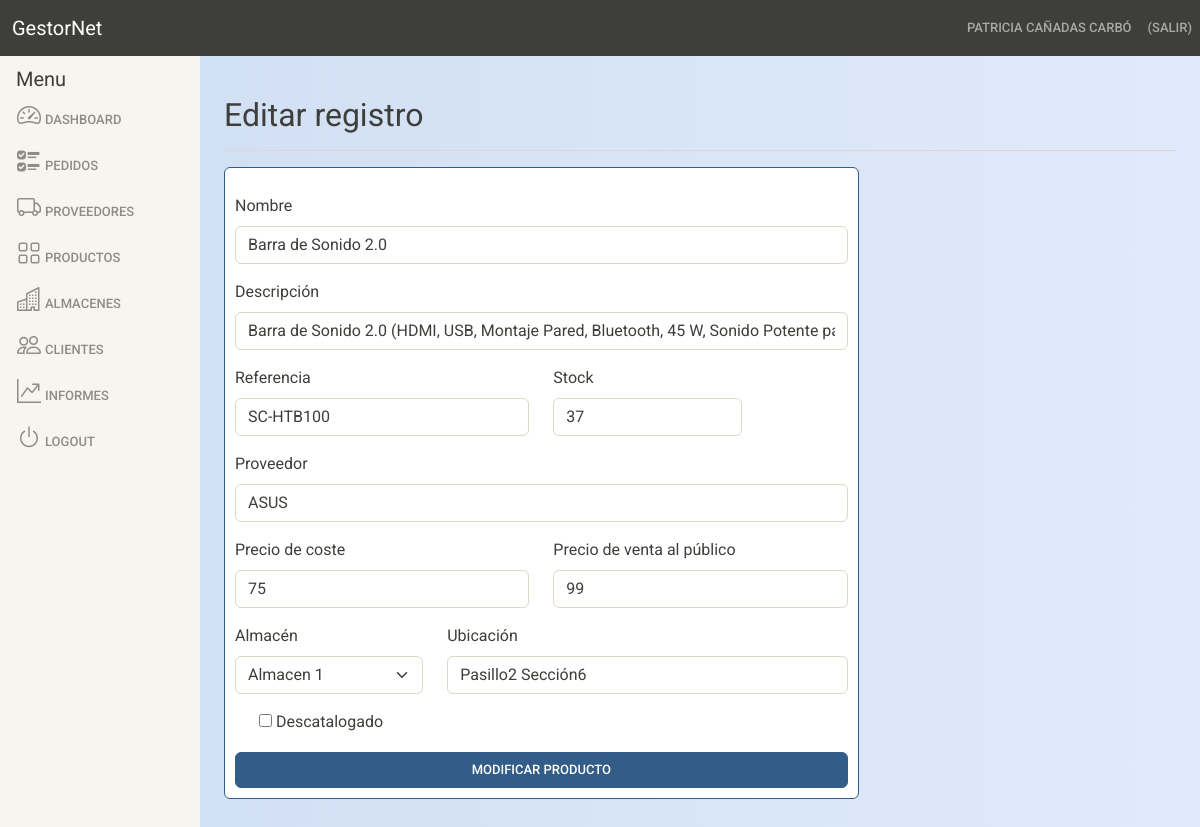
The app's page /editp/6 (signed in), older data.
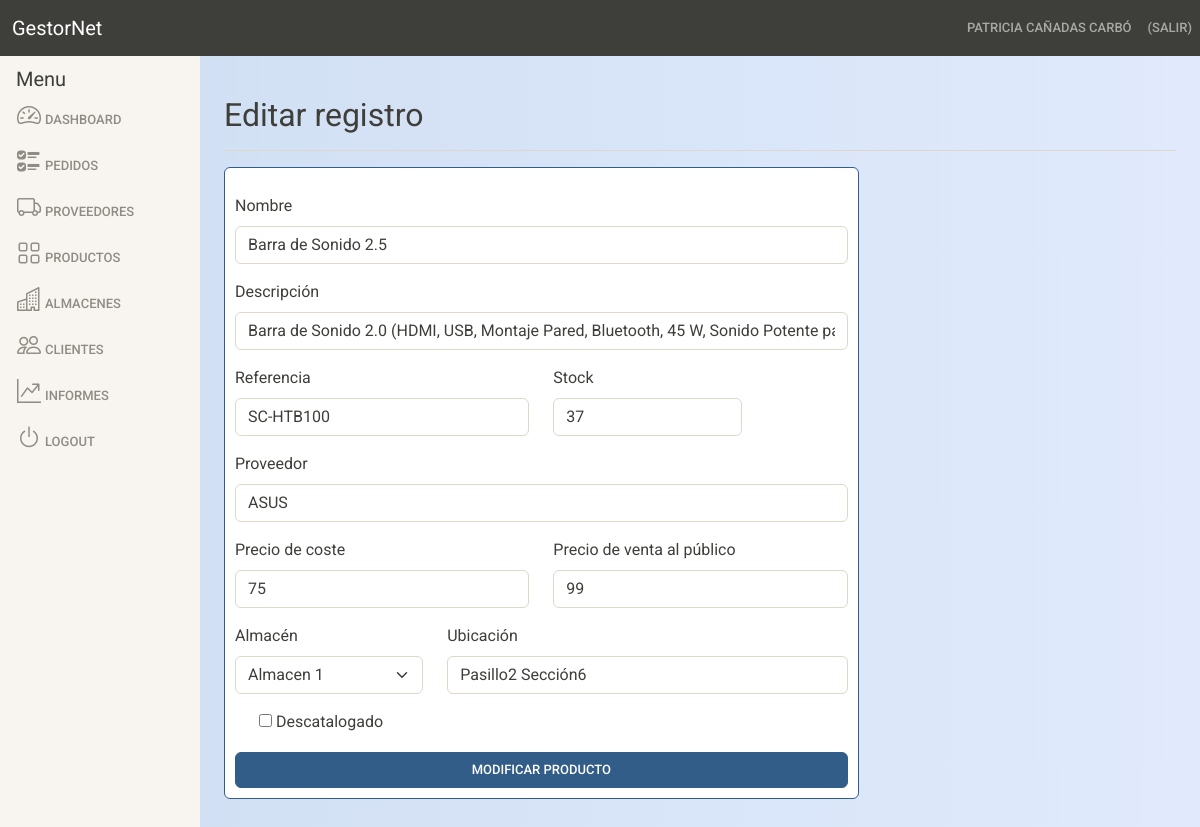
The same page, newer data.
### models.py (models this page shows, shortened)
class Producto(db.Base):
    __tablename__ = "productos"
    __table_args__ = {'sqlite_autoincrement': True} # Autoincrementa la primary_key de la tabla.
    id = Column(Integer, primary_key=True)
    nombre = Column(String(200), nullable=False) # nullable hace que el campo nombre NO pueda estar vacío.
    referencia = Column(String(100), nullable=False)
    descripcion = Column(String(500))
    proveedor = Column(String(100), nullable=False)
    preciocoste = Column(Integer, nullable=False)
    pvp = Column(Integer, nullable=False)
    stock = Column(Integer, nullable=False)
    almacen = Column(String(64)) #Quiero poner una lista desplegable
    ubicacion = Column(String(24))
    descatalogado = Column(Boolean) # True si el producto está descatalogado y ya no se puede vender

### main.py (the view, shortened to what this page needs)
@app.route("/editp/<int:entrada_id>", methods=['GET', 'POST']) # Edición de producto
@login_required
def editp(entrada_id):
    form = NewProductForm()
    edit_item = 'editar_producto'  # Variable para seleccionar que datos mostrar
    choices = get_choices(Proveedor)  # Establecemos los elementos del menú Proveedores
    choices2 = get_choices(Almacen)  # Establecemos los elementos del menú Almacenes
    form.proveedor.choices = choices
    form.almacen.choices = choices2
    product = db.session.query(Producto).filter_by(id=entrada_id).first()
    return render_template('edit.html', edit_item=edit_item, product=product, form=form, entrada_id=entrada_id)

### forms.py
class NewProductForm(FlaskForm):
    lista_proveedores = []
    lista_almacenes = []
    nombre = StringField('Nombre', validators=[DataRequired(message='Este campo es obligatorio.'), Length(max=64)])
    referencia = StringField('Referencia', validators=[DataRequired(message='Este campo es obligatorio.'), Length(max=64)])
    descripcion = StringField('Descripción', validators=[DataRequired(message='Este campo es obligatorio.'), Length(max=500)])
    proveedor = SelectField('Proveedor', choices=lista_proveedores)
    preciocoste = FloatField('Precio de coste', validators=[DataRequired(message='Este campo es obligatorio.')])
    pvp = FloatField('Precio de venta al público', validators=[DataRequired(message='Este campo es obligatorio.')])
    stock = IntegerField('Stock', validators=[DataRequired(message='Este campo es obligatorio.')])
    almacen = SelectField('Almacén', choices=lista_almacenes)
    ubicacion = StringField('Ubicación', validators=[DataRequired(message='Este campo es obligatorio.'), Length(max=24)])
    descatalogado = BooleanField('Descatalogado')
    submit = SubmitField('Guardar Producto')

### templates/edit.html (shortened to what this page needs)
{% extends "includes/base.html" %}
{% block content %}
<main class="col-md-9 ms-sm-auto col-lg-10 px-md-4 py-4">
    <div class="d-flex justify-content-between flex-wrap flex-md-nowrap align-items-center pt-3 pb-2 mb-3 border-bottom">
        <h1 class="h2">Editar registro</h1>
    </div>
    {% if edit_item == 'editar_producto' %}
        <div class="card border-primary mb-3 col-md-8">
            {% if product %}
                <form action="/editp/{{product.id}}" method="post" class="needs-validation" novalidate>
                    <fieldset style="padding:10px;">
                        <div class="form-group">
                            {{ form.nombre.label(class="form-label mt-3") }}
                            {{ form.nombre(class_="form-control", size=64, value=product.nombre) }}
                        </div>
                        <div class="form-group">
                            {{ form.descripcion.label(class="form-label mt-3") }}
                            {{ form.descripcion(class_="form-control", size=500, value=product.descripcion) }}
                        </div>
                        <div class="row">
                            <div class="form-group col-6">
                                {{ form.referencia.label(class="form-label mt-3") }}
                                {{ form.referencia(class_="form-control", size=64, value=product.referencia) }}
                            </div>
                            <div class="form-group col-6 col-md-4">
                                {{ form.stock.label(class="form-label mt-3") }}
                                {{ form.stock(class_="form-control", value=product.stock) }}
                            </div>
                        </div>
                        <div class="form-group">
                            {{ form.proveedor.label(class="form-label mt-3") }}
                            {{ form.proveedor(class_="form-control", value=product.proveedor) }}
                        </div>
                        <div class="row">
                            <div class="form-group col-6">
                                {{ form.preciocoste.label(class="form-label mt-3") }}
                                {{ form.preciocoste(class_="form-control", value=product.preciocoste) }}
                            </div>
                            <div class="form-group col-6">
                                {{ form.pvp.label(class="form-label mt-3") }}
                                {{ form.pvp(class_="form-control", value=product.pvp) }}
                            </div>
                        </div>
                        <div class="row">
                            <div class="form-group col-6 col-md-4">
                                {{ form.almacen.label(class="form-label mt-3") }}
                                {{ form.almacen(class_="form-select", value=product.almacen) }}
                            </div>
                            <div class="form-group col-12 col-md-8">
                                {{ form.ubicacion.label(class="form-label mt-3") }}
                                {{ form.ubicacion(class_="form-control", value=product.ubicacion) }}
                            </div>
                        </div>
                        <div class="form-group">
                            <div class="form-group form-check mt-3">
                                {% if product.descatalogado == True %}
                                    {{ form.descatalogado(type="checkbox", checked="") }}
                                {% else %}
                                    {{ form.descatalogado(type="checkbox") }}
                                {% endif %}
                                {{ form.descatalogado.label }}
                            </div>
                        </div>
                        <div class="d-grid gap-2">
                            <button type="submit" class="btn btn-primary  mt-3">Modificar producto</button>
                        </div>
                    </fieldset>
                </form>
            {% endif %}
        </div>
    {% endif %}
</main>
{% endblock content %}

Row changes from the older to the newer data that the page shows:
changed Producto "SC-HTB100": nombre "Barra de Sonido 2.0" → "Barra de Sonido 2.5"
